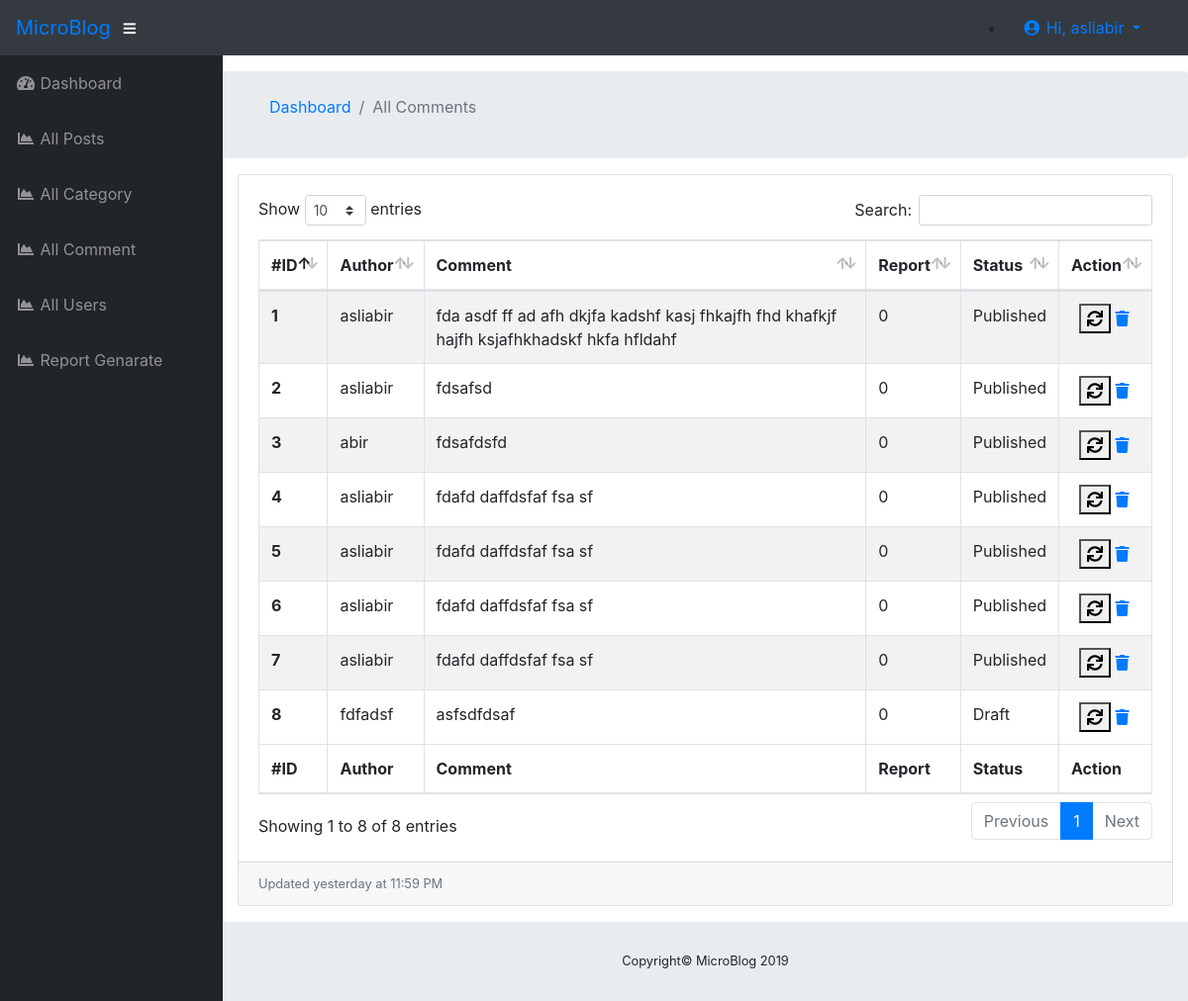
/admin/allComment.php (signed in), run on the app's committed database.
### tables this page shows
CREATE TABLE `tbl_comment` (
  `comment_id` int(10) NOT NULL,
  `post_id` int(10) NOT NULL,
  `username` varchar(30) NOT NULL,
  `comment_body` text NOT NULL,
  `report` int(10) NOT NULL DEFAULT '0',
  `status` int(2) NOT NULL DEFAULT '0'
);

### admin/func/function.php (called while the page is built, shortened)
<?php
function statusConvt($status){
    if($status == '1'){
        return "Published";
    } else {
        return "Draft";
    }
}
?>

### admin/allComment.php (the view, shortened to what this page needs)
<?php ob_start();
include "inc/header.php"; ?>
<div id="wrapper">
    <?php include "inc/sidebar.php"; ?>
    <div id="content-wrapper">
        <div class="container-fluid">
            <div class="row breadcrumb dashboard-breadcrumb">
                <div class="col-md-8">
                    <ol class="breadcrumb">
                        <li class="breadcrumb-item">
                            <a href="index.php">Dashboard</a>
                        </li>
                        <li class="breadcrumb-item active">All Comments</li>
                    </ol>
                </div>
            </div>
            <div class="card mb-3">
                <div class="card-body">
                    <div class="table-responsive">
                        <table class="table table-bordered table-striped table-hover" id="dataTable" width="100%" cellspacing="0">
                            <thead>
                                <tr>
                                    <th>#ID</th>
                                    <th>Author</th>
                                    <th>Comment</th>
                                    <th>Report</th>
                                    <th>Status</th>
                                    <th>Action</th>
                                </tr>
                            </thead>
                            <tfoot>
                                <tr>
                                    <th>#ID</th>
                                    <th>Author</th>
                                    <th>Comment</th>
                                    <th>Report</th>
                                    <th>Status</th>
                                    <th>Action</th>
                                </tr>
                            </tfoot>
                            <tbody>
                                <?php
                                $sql = "SELECT * FROM `tbl_comment`";
                                $result = $db->query($sql);
                                while ($row = $result->fetch_assoc()) {
                                    ?>
                                    <tr>
                                        <th scope="row"><?php echo $row['comment_id']; ?></th>
                                        <td><?php echo $row['username']; ?></td>
                                        <td><?php echo $row['comment_body']; ?></td>
                                        <td><?php echo $row['report']; ?></td>
                                        <td><?php echo statusConvt($row['status']); ?></td>
                                        <td>
                                            <form class="ml-2 d-inline d-inline-block" action="sReq/cmtStsCngr.php" method="post"><input type="hidden" name="cmt_id" value="<?php echo $row['comment_id']; ?>"><button type="submit" name="status" value="<?php echo $row['status']; ?>" class=""><i class="fa fa-sync d-inline"></i></button></form>
                                            <a href="?delID=<?php echo $row['comment_id']; ?>" onclick="return confirm('Are you sure?');"><i class="fa fa-trash"></i></a>
                                        </td>
                                    </tr>
                                <?php } ?>
                            </tbody>
                        </table>
                    </div>
                </div>
                <div class="card-footer small text-muted">Updated yesterday at 11:59 PM</div>
            </div>
        </div>
        <?php include "inc/footer.php"; ?>

### data on the page
tbl_comment: comment_id "1", username "asliabir", comment_body "fda asdf ff ad afh dkjfa kadshf kasj fhkajfh fhd khafkjf hajfh ksjafhkhadskf hkfa hfldahf", report "0", status "Published"
tbl_comment: comment_id "2", username "asliabir", comment_body "fdsafsd", report "0", status "Published"
tbl_comment: comment_id "3", username "abir", comment_body "fdsafdsfd", report "0", status "Published"
tbl_comment: comment_id "4", username "asliabir", comment_body "fdafd daffdsfaf fsa sf", report "0", status "Published"
tbl_comment: comment_id "5", username "asliabir", comment_body "fdafd daffdsfaf fsa sf", report "0", status "Published"
tbl_comment: comment_id "6", username "asliabir", comment_body "fdafd daffdsfaf fsa sf", report "0", status "Published"
tbl_comment: comment_id "7", username "asliabir", comment_body "fdafd daffdsfaf fsa sf", report "0", status "Published"
tbl_comment: comment_id "8", username "fdfadsf", comment_body "asfsdfdsaf", report "0", status "Draft"

### other printed values
$_SESSION['username'] "asliabir"
